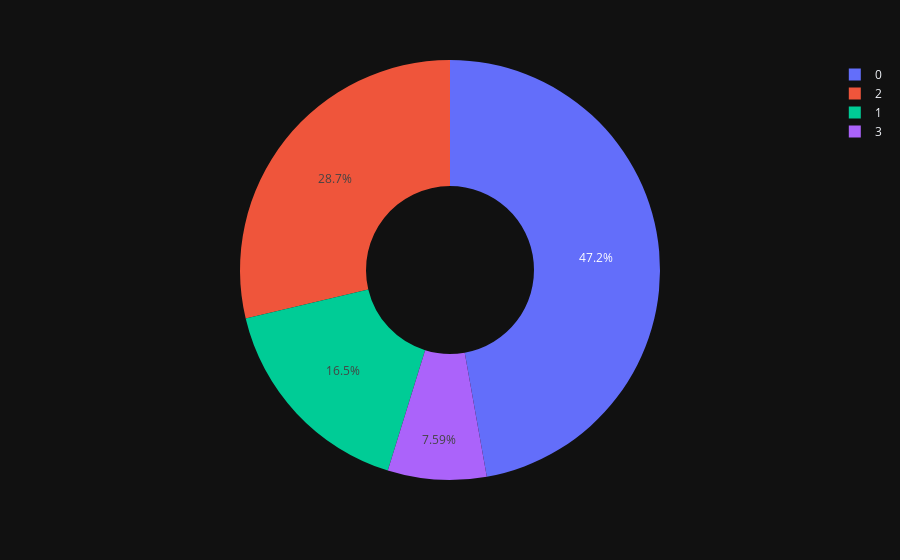

The code cell stored with this chart in its notebook:
### Code cell
fig =  px.pie (df, names = "cp", hole = 0.4, template = "plotly_dark")
fig.show ()

### Figure 1 — Plotly figure (JSON) as saved in the notebook; plotly's stock layout.template omitted (floating-point values rounded to 4 significant figures; data arrays with more than 128 entries replaced by an {"elided": "..."} marker saying what was removed)
{"data": [{"domain": {"x": [0, 1], "y": [0, 1]}, "hole": 0.4, "hovertemplate": "cp=%{label}<extra></extra>", "labels": {"elided": "303 int values"}, "legendgroup": "", "name": "", "showlegend": true, "type": "pie"}], "layout": {"legend": {"tracegroupgap": 0}, "margin": {"t": 60}}}
